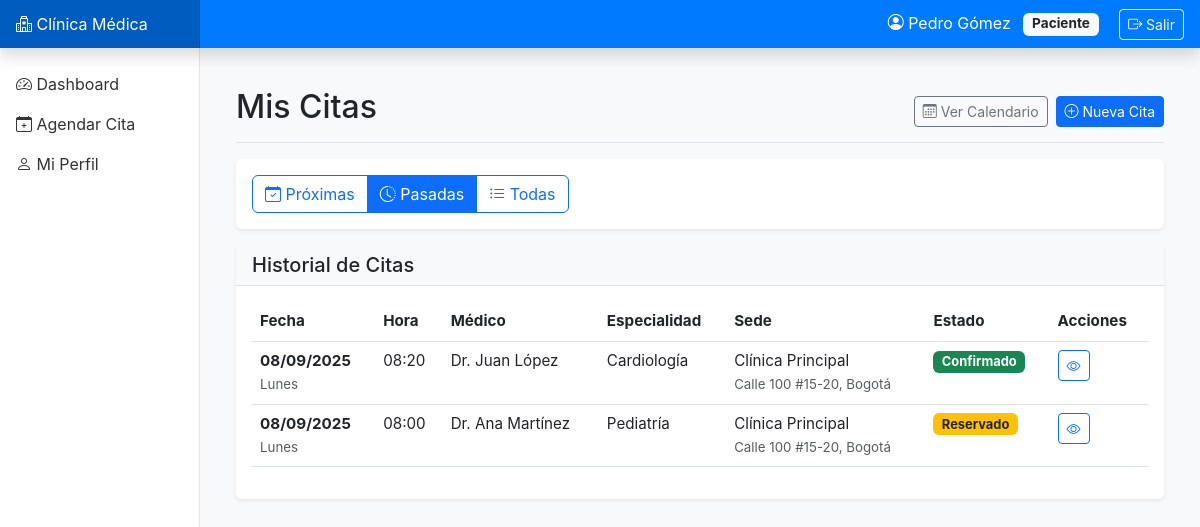
The page /appointments/my-appointments/?status=past (signed in) on the database its author committed.
### accounts/models.py (models this page shows, shortened)
class User(AbstractUser):
    ROLE_CHOICES = [
        ('ADMIN', 'Administrador'),
        ('RECEP', 'Recepción'),
        ('MEDICO', 'Médico'),
        ('PACIENTE', 'Paciente'),
        ('SOPORTE', 'Soporte/BI'),
    ]
    role = models.CharField(max_length=10, choices=ROLE_CHOICES, default='PACIENTE')
    phone = models.CharField(max_length=20, blank=True)
    document_id = models.CharField(max_length=20, unique=True, null=True, blank=True)
    class Meta:
        db_table = 'accounts_user'
        verbose_name = 'Usuario'
        verbose_name_plural = 'Usuarios'

### appointments/models.py (models this page shows, shortened)
class Appointment(models.Model):
    STATUS_CHOICES = [
        ('RESERVADO', 'Reservado'),
        ('CONFIRMADO', 'Confirmado'),
        ('REPROGRAMADO', 'Reprogramado'),
        ('CANCELADO_PAC', 'Cancelado por paciente'),
        ('CANCELADO_CLIN', 'Cancelado por clínica'),
        ('NO_SHOW', 'No asistió'),
        ('ATENDIDO', 'Atendido'),
    ]
    slot = models.OneToOneField('availability.Slot', on_delete=models.PROTECT, related_name='appointment')
    patient = models.ForeignKey('patients.Patient', on_delete=models.CASCADE, related_name='appointments')
    status = models.CharField(max_length=20, choices=STATUS_CHOICES, default='RESERVADO')
    booked_at = models.DateTimeField(auto_now_add=True, verbose_name='Fecha de reserva')
    confirmed_at = models.DateTimeField(null=True, blank=True, verbose_name='Fecha de confirmación')
    rescheduled_from = models.ForeignKey('self', null=True, blank=True, on_delete=models.SET_NULL, related_name='rescheduled_to')
    canceled_at = models.DateTimeField(null=True, blank=True, verbose_name='Fecha de cancelación')
    canceled_by = models.ForeignKey(settings.AUTH_USER_MODEL, null=True, blank=True, on_delete=models.SET_NULL, related_name='canceled_appointments')
    cancel_reason = models.TextField(blank=True, verbose_name='Motivo de cancelación')
    checked_in_at = models.DateTimeField(null=True, blank=True, verbose_name='Hora de check-in')
    attended_at = models.DateTimeField(null=True, blank=True, verbose_name='Hora de atención')
    no_show_marked_at = models.DateTimeField(null=True, blank=True, verbose_name='Marcado como no-show')
    notes = models.TextField(blank=True, verbose_name='Notas')
    class Meta:
        db_table = 'appointments_appointment'
        verbose_name = 'Cita'
        verbose_name_plural = 'Citas'
        ordering = ['-booked_at']

### availability/models.py (models this page shows, shortened)
class Slot(models.Model):
    STATUS_CHOICES = [
        ('LIBRE', 'Libre'),
        ('BLOQUEADO', 'Bloqueado'),
        ('OCUPADO', 'Ocupado'),
    ]
    SOURCE_CHOICES = [
        ('TPL', 'Plantilla'),
        ('EXCEPTION', 'Excepción'),
    ]
    doctor = models.ForeignKey(Doctor, on_delete=models.CASCADE, related_name='slots')
    location = models.ForeignKey(Location, on_delete=models.CASCADE)
    room = models.ForeignKey(Room, on_delete=models.SET_NULL, null=True, blank=True)
    appointment_type = models.ForeignKey(AppointmentType, on_delete=models.SET_NULL, null=True, blank=True)
    start_dt = models.DateTimeField(verbose_name='Fecha/hora inicio')
    end_dt = models.DateTimeField(verbose_name='Fecha/hora fin')
    status = models.CharField(max_length=10, choices=STATUS_CHOICES, default='LIBRE')
    source = models.CharField(max_length=10, choices=SOURCE_CHOICES, default='TPL')
    class Meta:
        db_table = 'availability_slot'
        verbose_name = 'Franja disponible'
        verbose_name_plural = 'Franjas disponibles'
        indexes = [
            models.Index(fields=['doctor', 'start_dt']),
            models.Index(fields=['location', 'start_dt']),
        ]
        unique_together = ['doctor', 'start_dt', 'room']
        ordering = ['start_dt']

### doctors/models.py (models this page shows, shortened)
class Doctor(models.Model):
    user = models.OneToOneField(settings.AUTH_USER_MODEL, on_delete=models.CASCADE, related_name='doctor_profile')
    license_number = models.CharField(max_length=50, unique=True, verbose_name='Número de licencia')
    specialty = models.ForeignKey(Specialty, on_delete=models.PROTECT, related_name='doctors')
    locations = models.ManyToManyField(Location, related_name='doctors', verbose_name='Sedes')
    bio = models.TextField(blank=True, verbose_name='Biografía')
    active = models.BooleanField(default=True, verbose_name='Activo')
    class Meta:
        db_table = 'doctors_doctor'
        verbose_name = 'Médico'
        verbose_name_plural = 'Médicos'
        ordering = ['user__last_name', 'user__first_name']

### core/models.py (models this page shows, shortened)
class Specialty(models.Model):
    name = models.CharField(max_length=100, unique=True, verbose_name='Nombre')
    code = models.CharField(max_length=10, unique=True, verbose_name='Código')
    class Meta:
        db_table = 'core_specialty'
        verbose_name = 'Especialidad'
        verbose_name_plural = 'Especialidades'
        ordering = ['name']

class Location(models.Model):
    name = models.CharField(max_length=100, verbose_name='Nombre')
    address = models.TextField(verbose_name='Dirección')
    timezone = models.CharField(max_length=50, default='America/Bogota', verbose_name='Zona horaria')
    active = models.BooleanField(default=True, verbose_name='Activo')
    class Meta:
        db_table = 'core_location'
        verbose_name = 'Sede'
        verbose_name_plural = 'Sedes'
        ordering = ['name']

### appointments/views.py (the view)
# urls.py: path('my-appointments/', views.patient_appointments, name='patient_appointments'),
@login_required
def patient_appointments(request):
    if request.user.role != 'PACIENTE':
        messages.error(request, 'Esta vista es solo para pacientes')
        return redirect('dashboard')
    try:
        patient = request.user.patient_profile
    except Patient.DoesNotExist:
        messages.warning(request, 'Debe completar su perfil de paciente')
        return redirect('patient_profile_create')
    status = request.GET.get('status', 'upcoming')  # upcoming, past, all
    appointments = Appointment.objects.filter(patient=patient).select_related(
        'slot__doctor__user',
        'slot__doctor__specialty',
        'slot__location'
    )
    if status == 'upcoming':
        appointments = appointments.filter(
            slot__start_dt__gte=timezone.now()
        ).exclude(status__in=['CANCELADO_PAC', 'CANCELADO_CLIN'])
    elif status == 'past':
        appointments = appointments.filter(
            slot__start_dt__lt=timezone.now()
        )
    appointments = appointments.order_by('-slot__start_dt' if status == 'past' else 'slot__start_dt')
    paginator = Paginator(appointments, 10)
    page = request.GET.get('page')
    appointments = paginator.get_page(page)
    context = {
        'appointments': appointments,
        'status_filter': status,
        'patient': patient,
    }
    return render(request, 'appointments/patient_appointments.html', context)

### templates/appointments/patient_appointments.html (shortened to what this page needs)
{% extends 'base.html' %}
{% block content %}
<div class="d-flex justify-content-between flex-wrap flex-md-nowrap align-items-center pt-3 pb-2 mb-3 border-bottom">
    <h1 class="h2">Mis Citas</h1>
    <div class="btn-toolbar mb-2 mb-md-0">
        <a href="{% url 'calendar' %}" class="btn btn-sm btn-outline-secondary me-2">
            <i class="bi bi-calendar3"></i> Ver Calendario
        </a>
        <a href="{% url 'appointment_search' %}" class="btn btn-sm btn-primary">
            <i class="bi bi-plus-circle"></i> Nueva Cita
        </a>
    </div>
</div>
<div class="card mb-3">
    <div class="card-body">
        <div class="btn-group" role="group">
            <a href="?status=upcoming"
               class="btn {% if status_filter == 'upcoming' %}btn-primary{% else %}btn-outline-primary{% endif %}">
                <i class="bi bi-calendar-check"></i> Próximas
            </a>
            <a href="?status=past"
               class="btn {% if status_filter == 'past' %}btn-primary{% else %}btn-outline-primary{% endif %}">
                <i class="bi bi-clock-history"></i> Pasadas
            </a>
            <a href="?status=all"
               class="btn {% if status_filter == 'all' %}btn-primary{% else %}btn-outline-primary{% endif %}">
                <i class="bi bi-list-ul"></i> Todas
            </a>
        </div>
    </div>
</div>
<div class="card">
    <div class="card-header">
        <h5 class="mb-0">
            {% if status_filter == 'upcoming' %}
                Citas Próximas
            {% elif status_filter == 'past' %}
                Historial de Citas
            {% else %}
                Todas las Citas
            {% endif %}
        </h5>
    </div>
    <div class="card-body">
        {% if appointments %}
        <div class="table-responsive">
            <table class="table table-hover">
                <thead>
                    <tr>
                        <th>Fecha</th>
                        <th>Hora</th>
                        <th>Médico</th>
                        <th>Especialidad</th>
                        <th>Sede</th>
                        <th>Estado</th>
                        <th>Acciones</th>
                    </tr>
                </thead>
                <tbody>
                    {% for appointment in appointments %}
                    <tr>
                        <td>
                            <strong>{{ appointment.slot.start_dt|date:"d/m/Y" }}</strong>
                            <br>
                            <small class="text-muted">{{ appointment.slot.start_dt|date:"l" }}</small>
                        </td>
                        <td>{{ appointment.slot.start_dt|date:"H:i" }}</td>
                        <td>Dr. {{ appointment.slot.doctor.user.get_full_name }}</td>
                        <td>{{ appointment.slot.doctor.specialty.name }}</td>
                        <td>
                            {{ appointment.slot.location.name }}
                            <br>
                            <small class="text-muted">{{ appointment.slot.location.address|truncatewords:5 }}</small>
                        </td>
                        <td>
                            {% if appointment.status == 'CONFIRMADO' %}
                                <span class="badge bg-success">Confirmado</span>
                            {% elif appointment.status == 'RESERVADO' %}
                                <span class="badge bg-warning text-dark">Reservado</span>
                            {% elif appointment.status == 'ATENDIDO' %}
                                <span class="badge bg-primary">Atendido</span>
                            {% elif appointment.status == 'NO_SHOW' %}
                                <span class="badge bg-danger">No asistió</span>
                            {% elif appointment.status == 'CANCELADO_PAC' %}
                                <span class="badge bg-secondary">Cancelado por paciente</span>
                            {% elif appointment.status == 'CANCELADO_CLIN' %}
                                <span class="badge bg-secondary">Cancelado por clínica</span>
                            {% elif appointment.status == 'REPROGRAMADO' %}
                                <span class="badge bg-info">Reprogramado</span>
                            {% else %}
                                <span class="badge bg-secondary">{{ appointment.get_status_display }}</span>
                            {% endif %}
                        </td>
                        <td>
                            <div class="btn-group" role="group">
                                <a href="{% url 'appointment_detail' appointment.id %}"
                                   class="btn btn-sm btn-outline-primary" title="Ver detalles">
                                    <i class="bi bi-eye"></i>
                                </a>
                            </div>
                        </td>
                    </tr>
                    {% endfor %}
                </tbody>
            </table>
        </div>
        {% endif %}
    </div>
</div>
{% endblock %}

### templates/base.html (shortened to what this page needs)
<!DOCTYPE html>
<html lang="es">
<head>
    <link href="https://cdn.jsdelivr.net/npm/bootstrap@5.3.0/dist/css/bootstrap.min.css" rel="stylesheet">
    <link rel="stylesheet" href="https://cdn.jsdelivr.net/npm/bootstrap-icons@1.11.0/font/bootstrap-icons.css">
</head>
<body>
    <nav class="navbar navbar-dark fixed-top bg-primary flex-md-nowrap p-0 shadow">
        <a class="navbar-brand col-md-3 col-lg-2 me-0 px-3" href="{% url 'dashboard' %}">
            <i class="bi bi-hospital"></i> Clínica Médica
        </a>
        <div class="navbar-nav ms-auto">
            <div class="nav-item text-nowrap">
                <span class="nav-link px-3 text-white">
                    <i class="bi bi-person-circle"></i> {{ user.get_full_name|default:user.username }}
                    <span class="badge bg-light text-dark ms-2">{{ user.get_role_display }}</span>
                    <a href="{% url 'logout' %}" class="btn btn-sm btn-outline-light ms-3">
                        <i class="bi bi-box-arrow-right"></i> Salir
                    </a>
                </span>
            </div>
        </div>
    </nav>
    <nav id="sidebarMenu" class="col-md-3 col-lg-2 d-md-block sidebar collapse">
        <div class="sidebar-sticky pt-3">
            <ul class="nav flex-column">
                <li class="nav-item">
                    <a class="nav-link {% if request.resolver_match.url_name == 'dashboard' %}active{% endif %}" href="{% url 'dashboard' %}">
                        <i class="bi bi-speedometer2"></i> Dashboard
                    </a>
                </li>
                {% if user.role == 'PACIENTE' %}
                <li class="nav-item">
                    <a class="nav-link" href="{% url 'appointment_search' %}">
                        <i class="bi bi-calendar-plus"></i> Agendar Cita
                    </a>
                </li>
                {% endif %}
                <li class="nav-item">
                    <a class="nav-link {% if request.resolver_match.url_name == 'profile' %}active{% endif %}" href="{% url 'profile' %}">
                        <i class="bi bi-person"></i> Mi Perfil
                    </a>
                </li>
            </ul>
        </div>
    </nav>
    <main role="main" class="col-md-9 ms-sm-auto col-lg-10 px-md-4">
        <div class="container-fluid py-4">
            {% block content %}{% endblock %}
        </div>
    </main>
</body>
</html>

### templates/base.html (style rules this page uses)
:root { --primary-color: #0d6efd; --secondary-color: #6c757d; --success-color: #198754; --danger-color: #dc3545; --warning-color: #ffc107; --info-color: #0dcaf0; }
body { font-family: -apple-system, BlinkMacSystemFont, "Segoe UI", Roboto, "Helvetica Neue", Arial, sans-serif; background-color: #f8f9fa; }
.sidebar { position: fixed; top: 0; bottom: 0; left: 0; z-index: 100; padding: 48px 0 0; box-shadow: inset -1px 0 0 rgba(0, 0, 0, .1); background-color: #fff; }
.sidebar-sticky { position: sticky; top: 48px; height: calc(100vh - 48px); padding-top: .5rem; overflow-x: hidden; overflow-y: auto; }
.sidebar .nav-link { color: #333; padding: .5rem 1rem; }
.navbar-brand { padding-top: .75rem; padding-bottom: .75rem; font-size: 1rem; background-color: rgba(0, 0, 0, .25); box-shadow: inset -1px 0 0 rgba(0, 0, 0, .25); }
.navbar { background-color: #007bff !important; }
main { margin-left: 240px; padding-top: 48px; }
.card { border: none; box-shadow: 0 0.125rem 0.25rem rgba(0,0,0,0.075); margin-bottom: 1.5rem; }
.card-header { background-color: #f8f9fa; border-bottom: 1px solid #dee2e6; font-weight: 600; }
.table { font-size: 0.95rem; }
.badge { padding: 0.35em 0.65em; font-size: 0.85em; }

### rows shown on the page
User: get_full_name "Pedro Gómez", role "Paciente"
Appointment: slot.start_dt "08/09/2025", slot.start_dt "Lunes", slot.start_dt "08:20", slot.doctor.user.get_full_name "Juan López", slot.doctor.specialty.name "Cardiología", slot.location.name "Clínica Principal", slot.location.address "Calle 100 #15-20, Bogotá", status "Confirmado"
Appointment: slot.start_dt "08/09/2025", slot.start_dt "Lunes", slot.start_dt "08:00", slot.doctor.user.get_full_name "Ana Martínez", slot.doctor.specialty.name "Pediatría", slot.location.name "Clínica Principal", slot.location.address "Calle 100 #15-20, Bogotá", status "Reservado"
